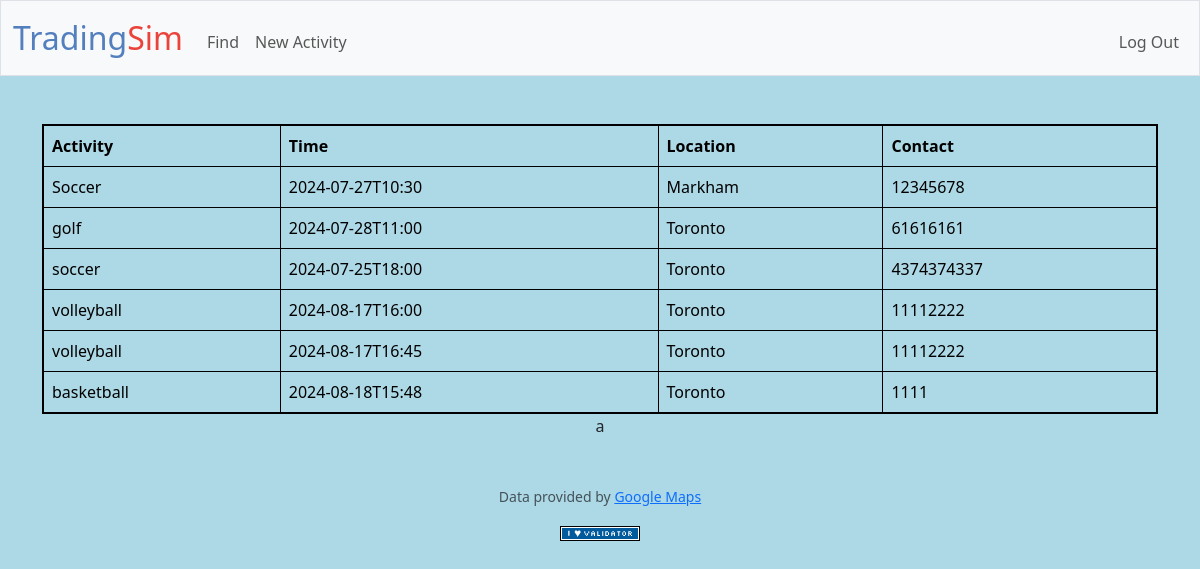
The page / (signed in) on the database its author committed.
### tables this page shows
CREATE TABLE activity (activity TEXT NOT NULL, location TEXT NOT NULL, time TEXT NOT NULL, contact TEXT);

### app.py (the view)
@app.route("/")
@login_required
def index():
    user_id = session["user_id"]
    location_db = db.execute("SELECT location FROM users WHERE id = ?", user_id)
    activity_db = db.execute("SELECT * FROM activity")
    for row in activity_db:
        activity = row["activity"]
        time = row["time"]
    return render_template("index.html", database=activity_db)

### app.py (called while the page is built)
@app.after_request
def after_request(response):
    response.headers["Cache-Control"] = "no-cache, no-store, must-revalidate"
    response.headers["Expires"] = 0
    response.headers["Pragma"] = "no-cache"
    return response

### helpers.py (called while the page is built)
def login_required(f):
    @wraps(f)
    def decorated_function(*args, **kwargs):
        if session.get("user_id") is None:
            return redirect("/login")
        return f(*args, **kwargs)
    return decorated_function

### templates/index.html (shortened to what this page needs)
{% extends "layout.html" %}
{% block main %}
    <table>
        <thead>
            <tr>
                <th scope="col">Activity</th>
                <th scope="col">Time</th>
                <th scope="col">Location</th>
                <th scope="col">Contact</th>
            </tr>
        </thead>
        <tbody>
            {% for row in database %}
                <tr>
                    <td>{{ row["activity"] }}</td>
                    <td>{{ row["time"] }}</td>
                    <td>{{ row["location"] }}</td>
                    <td>{{ row["contact"] }}</td>
                </tr>
            {% endfor %}
        </tbody>
    </table>
a
{% endblock %}

### templates/layout.html (shortened to what this page needs)
<!DOCTYPE html>
<html lang="en">
    <head>
        <link href="https://cdn.jsdelivr.net/npm/bootstrap@5.3.3/dist/css/bootstrap.min.css" rel="stylesheet">
        <link href="/static/styles.css" rel="stylesheet">
    </head>
    <body>
    <link rel="stylesheet" type="text/css" href="styles.css">
        <nav class="bg-light border navbar navbar-expand-md navbar-light">
            <div class="container-fluid">
                <a class="navbar-brand" href="/"><span class="blue">Trading<span class="red">Sim</span> </a>
                <div class="collapse navbar-collapse" id="navbar">
                    {% if session["user_id"] %}
                        <ul class="navbar-nav me-auto mt-2">
                            <li class="nav-item"><a class="nav-link" href="/find">Find</a></li>
                            <li class="nav-item"><a class="nav-link" href="/new">New Activity</a></li>
                        </ul>
                        <ul class="navbar-nav ms-auto mt-2">
                            <li class="nav-item"><a class="nav-link" href="/logout">Log Out</a></li>
                        </ul>
                    {% else %}
                        <ul class="navbar-nav ms-auto mt-2">
                            <li class="nav-item"><a class="nav-link" href="/register">Register</a></li>
                            <li class="nav-item"><a class="nav-link" href="/login">Log In</a></li>
                        </ul>
                    {% endif %}
                </div>
            </div>
        </nav>
        <main class="container py-5 text-center">
            {% block main %}{% endblock %}
        </main>
        <footer class="mb-5">
            <p class="mb-3 small text-center text-muted">
                Data provided by <a href="https://finance.yahoo.com/">Google Maps</a>
            </p>
            <form action="https://validator.w3.org/check" class="text-center" enctype="multipart/form-data" method="post" target="_blank">
                <input alt="Validate" src="/static/I_heart_validator.png" type="image">
            </form>
        </footer>
    </body>
</html>

### static/styles.css (style rules this page uses)
nav .navbar-brand { font-size: xx-large; }
nav .navbar-brand .blue { color: #537fbe; }
nav .navbar-brand .red { color: #ea433b; }
table { color: black; width: 100%; border: 2px solid black; border-collapse: collapse; width: 100%; }
th, td { border: 1px solid black; padding: 8px; text-align: left; }
body { background-color: lightblue; }

### rows shown on the page
activity: activity "Soccer", time "2024-07-27T10:30", location "Markham", contact "12345678"
activity: activity "golf", time "2024-07-28T11:00", location "Toronto", contact "61616161"
activity: activity "soccer", time "2024-07-25T18:00", location "Toronto", contact "4374374337"
activity: activity "volleyball", time "2024-08-17T16:00", location "Toronto", contact "11112222"
activity: activity "volleyball", time "2024-08-17T16:45", location "Toronto", contact "11112222"
activity: activity "basketball", time "2024-08-18T15:48", location "Toronto", contact "1111"
